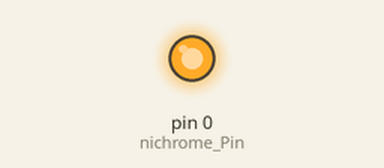
A sketch run on a simulated Arduino Nano, built with avr-gcc and run on an emulated ATmega328P. On the bench: output pins drawn as LEDs (lit = HIGH).

Above: at 0.1 s.
Timing chart, 0 to 1.6 s (numbered marks = the images above):
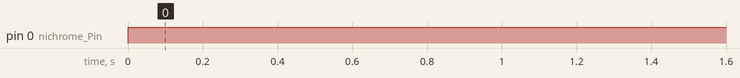

The sketch:

parachute.ino
```cpp
int cds_Pin = A6;
int pressure_Pin = A4;
int nichrome_Pin = 0;  //cdsピン番号
int brightness = 0;
int pressure_value = 0; //パラシュート展開判定用cds返り値
int var = 0;
int cds;
unsigned long timer;
int pressure;
int cnt1;
int cnt2;

void setup() {
  pinMode(cds_Pin, INPUT);
  pinMode(pressure_Pin, INPUT);
  pinMode(nichrome_Pin, OUTPUT);
}

void loop(){
  switch (var) {
    case 0:
      cnt1 = 0;
      cds = analogRead(cds_Pin);
      while (cnt1 < 10){
        if (cds > brightness){
          cnt1 ++;
        } else {
          cnt1 = 0;
        }
      }
      var = 1;
      timer = millis();
    case 1:
      cnt2 = 0;
      pressure = analogRead(pressure_Pin);
      while (cnt2 < 10 && (millis() - timer) < 100000){
        if (pressure > pressure_value){
          cnt2 ++;
        } else {
          cnt2 = 0;
        }
        var = 2;
      }
    case 2:
      digitalWrite(nichrome_Pin, HIGH);
  }
}
```

Measured:
- by itself, pin 0 (nichrome_Pin): LOW → HIGH at 0.00 s
